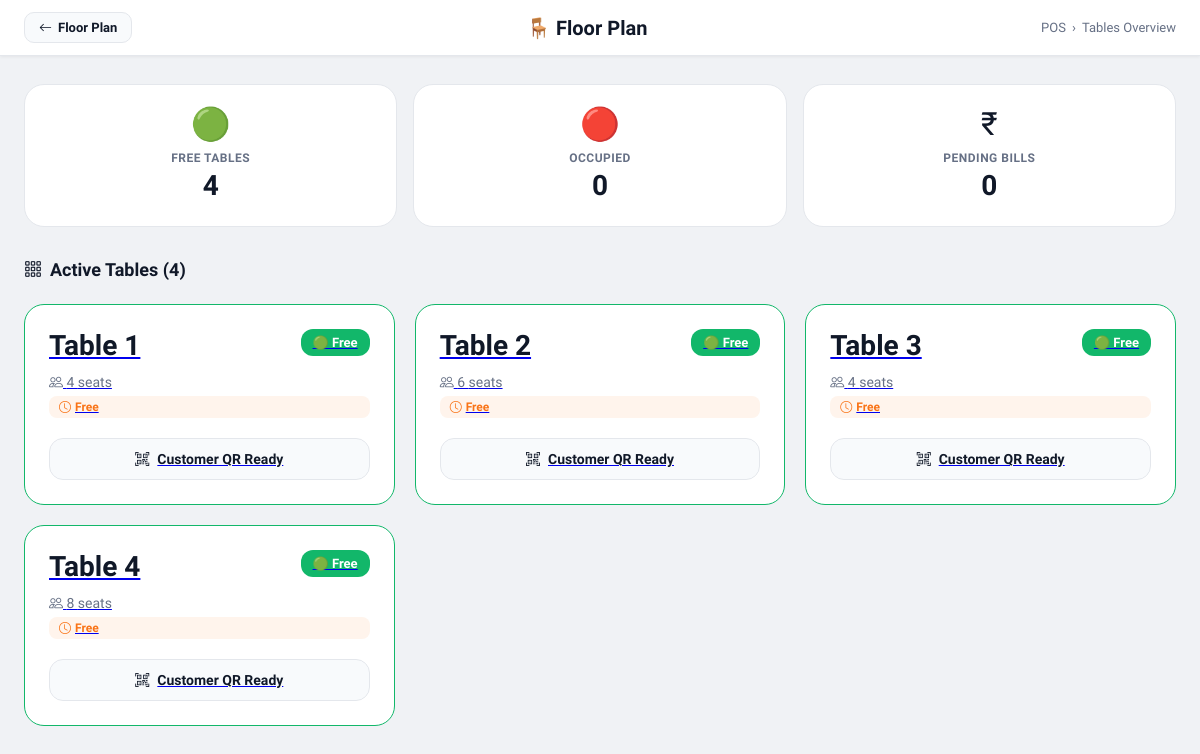
Screenshot of /pos/tables.php (signed in) with the database file from the repository.
### tables this page shows
CREATE TABLE `restaurant_tables` (
  `id` int(11) NOT NULL AUTO_INCREMENT,
  `table_number` varchar(20) NOT NULL UNIQUE,
  `qr_token` varchar(32) DEFAULT NULL UNIQUE,
  `seats` int(11) NOT NULL,
  `status` enum('free','occupied') DEFAULT 'free',
  `active` enum('yes','no') DEFAULT 'yes',
  `occupied_since` timestamp NULL,
  `created_at` timestamp NOT NULL DEFAULT CURRENT_TIMESTAMP,
  PRIMARY KEY (`id`)
);

### pos/tables.php (the view, shortened to what this page needs)
<?php
include("../config/db.php");
$stmt = mysqli_prepare($conn, "SELECT * FROM restaurant_tables WHERE active='yes' ORDER BY table_number ASC");
mysqli_stmt_execute($stmt);
$result = mysqli_stmt_get_result($stmt);
$tables = [];
while ($row = mysqli_fetch_assoc($result)) {
    $tid = $row['id'];
    $unpaid_check = mysqli_query($conn, "SELECT SUM(total_amount) as pending FROM orders WHERE table_id=$tid AND status NOT IN ('paid')");
    $row['pending_amount'] = mysqli_fetch_assoc($unpaid_check)['pending'] ?? 0;
    if ($row['status'] === 'occupied' && $row['occupied_since']) {
        $elapsed = time() - strtotime($row['occupied_since']);
        $h = floor($elapsed / 3600);
        $m = floor(($elapsed % 3600) / 60);
        $row['occupied_time'] = $h > 0 ? "{$h}h {$m}m" : "{$m}m";
    } else {
        $row['occupied_time'] = 'Free';
    }
    $tables[] = $row;
}
?>
<!DOCTYPE html>
<html lang="en">
<head>
<link href="https://cdn.jsdelivr.net/npm/bootstrap-icons@1.11.3/font/bootstrap-icons.css" rel="stylesheet">
</head>
<body>
<div class="topbar">
  <a class="back-btn" href="index.php"><i class="bi bi-arrow-left"></i> Floor Plan</a>
  <div class="topbar-title">🪑 Floor Plan</div>
  <div class="breadcrumb">
    <span>POS</span><span>›</span>
    <span class="active">Tables Overview</span>
  </div>
</div>
<div class="page">
  <?php
  $free_count = 0; $occupied_count = 0; $pending_total = 0;
  foreach ($tables as $t) {
      if ($t['status'] === 'free') $free_count++;
      else $occupied_count++;
  }
  ?>
  <div class="stats-bar">
    <div class="stat-card stat-free">
      <div class="stat-icon">🟢</div>
      <div class="stat-label">Free Tables</div>
      <div class="stat-value"><?php echo $free_count; ?></div>
    </div>
    <div class="stat-card stat-occupied">
      <div class="stat-icon">🔴</div>
      <div class="stat-label">Occupied</div>
      <div class="stat-value"><?php echo $occupied_count; ?></div>
    </div>
    <div class="stat-card">
      <div class="stat-icon">₹</div>
      <div class="stat-label">Pending Bills</div>
      <div class="stat-value"><?php echo number_format($pending_total, 0); ?></div>
    </div>
  </div>
  <h1 class="card-title"><i class="bi bi-grid-3x3-gap"></i> Active Tables (<?php echo count($tables); ?>)</h1>
  <?php if (empty($tables)): ?>
    <div class="empty-state">
      <i class="bi bi-table"></i>
      <h3>No Active Tables</h3>
      <p>Add tables from <a href="../admin/tables.php">Admin → Tables</a></p>
    </div>
  <?php else: ?>
    <div class="floor-grid">
      <?php foreach ($tables as $table): ?>
        <a href="<?php echo $table['pending_amount'] > 0 ? 'table_bill.php?table_id=' . $table['id'] : '#'; ?>"
           class="table-card <?php echo $table['status']; ?>"
           title="Table <?php echo $table['table_number']; ?>">
          <div class="table-header">
            <div class="table-number"><?php echo htmlspecialchars($table['table_number']); ?></div>
            <div class="table-status status-<?php echo $table['status']; ?>">
              <?php echo $table['status'] === 'free' ? '🟢 Free' : '🔴 Occupied'; ?>
            </div>
          </div>
          <div class="table-details">
            <div><i class="bi bi-people"></i> <?php echo $table['seats']; ?> seats</div>
            <div class="time-badge">
              <i class="bi bi-clock"></i>
              <?php echo $table['occupied_time']; ?>
            </div>
          </div>
          <div class="table-actions">
            <?php if ($table['pending_amount'] > 0): ?>
              <div class="btn btn-pay">
                <i class="bi bi-credit-card"></i> Pay ₹<?php echo number_format($table['pending_amount'], 0); ?>
              </div>
            <?php else: ?>
              <div class="btn btn-qr">
                <i class="bi bi-qr-code-scan"></i> Customer QR Ready
              </div>
            <?php endif; ?>
          </div>
        </a>
      <?php endforeach; ?>
    </div>
  <?php endif; ?>
</div>
</body>
</html>

### pos/tables.php (style rules this page uses)
*,*::before,*::after { margin:0;padding:0;box-sizing:border-box; }
:root { --bg:#F0F2F5; --surface:#FFF; --surface2:#F8FAFC; --border:#E4E7EC; --text:#101828; --text2:#667085; --primary:#F97316; --primary-dark:#EA6C0A; --primary-dim:rgba(249,115,22,0.08); --green:#12B76A; --red:#EF4444; --amber:#F59E0B; }
body { font-family:'Plus Jakarta Sans',sans-serif;background:var(--bg);color:var(--text); }
.topbar { background:var(--surface);border-bottom:1px solid var(--border);height:56px;padding:0 24px;display:flex;align-items:center;justify-content:space-between;box-shadow:0 1px 3px rgba(0,0,0,0.06);position:sticky;top:0;z-index:50; }
.back-btn { display:flex;align-items:center;gap:6px;text-decoration:none;background:var(--surface2);border:1px solid var(--border);padding:7px 14px;border-radius:10px;font-size:13px;font-weight:700;color:var(--text);transition:0.15s; }
.topbar-title { font-size:20px;font-weight:800; }
.breadcrumb { display:flex;align-items:center;gap:6px;font-size:13px;color:var(--text2); }
.page { max-width:1400px;margin:0 auto;padding:28px 24px; }
.card-title { font-size:18px;font-weight:800;margin-bottom:24px;display:flex;align-items:center;gap:8px; }
.stats-bar { display:grid;grid-template-columns:repeat(auto-fit,minmax(200px,1fr));gap:16px;margin-bottom:32px; }
.stat-card { background:var(--surface);border:1px solid var(--border);border-radius:20px;padding:20px;text-align:center;transition:0.2s; }
.stat-icon { font-size:32px;margin-bottom:8px; }
.stat-free .stat-icon { color:var(--green); }
.stat-occupied .stat-icon { color:var(--amber); }
.stat-label { font-size:12px;color:var(--text2);text-transform:uppercase;letter-spacing:0.5px;font-weight:700; }
.stat-value { font-size:28px;font-weight:800;margin:4px 0; }
.floor-grid { display:grid;grid-template-columns:repeat(auto-fill,minmax(280px,1fr));gap:20px; }
.table-card { background:var(--surface);border:1px solid var(--border);border-radius:20px;padding:24px;transition:0.2s;cursor:pointer;overflow:hidden;position:relative; }
.table-card.free { border-color:var(--green); }
.table-header { display:flex;align-items:flex-start;justify-content:space-between;margin-bottom:12px; }
.table-number { font-size:28px;font-weight:800;color:var(--text); }
.table-status { display:flex;align-items:center;gap:6px;padding:6px 12px;border-radius:12px;font-size:13px;font-weight:700; }
.status-free { background:var(--green);color:white; }
.table-details { display:flex;flex-direction:column;gap:6px;color:var(--text2);font-size:14px; }
.time-badge { display:inline-flex;align-items:center;gap:4px;background:var(--primary-dim);color:var(--primary);padding:4px 10px;border-radius:8px;font-size:12px;font-weight:600; }
.table-actions { margin-top:20px;display:flex;flex-direction:column;gap:10px; }
.btn { padding:12px 20px;border:none;border-radius:14px;font-family:'Plus Jakarta Sans',sans-serif;font-size:14px;font-weight:700;cursor:pointer;transition:0.18s;text-decoration:none;display:inline-flex;align-items:center;gap:8px;justify-content:center; }
.btn-qr { background:var(--surface2);border:1px solid var(--border);color:var(--text);width:100%; }

### rows the page displays
restaurant_tables: table_number "Table 1", status "🟢 Free", seats "4", occupied_time "Free"
restaurant_tables: table_number "Table 2", status "🟢 Free", seats "6", occupied_time "Free"
restaurant_tables: table_number "Table 3", status "🟢 Free", seats "4", occupied_time "Free"
restaurant_tables: table_number "Table 4", status "🟢 Free", seats "8", occupied_time "Free"

### other values shown
$free_count "4"
$occupied_count "0"
$pending_total "0"
count($tables) "4"
